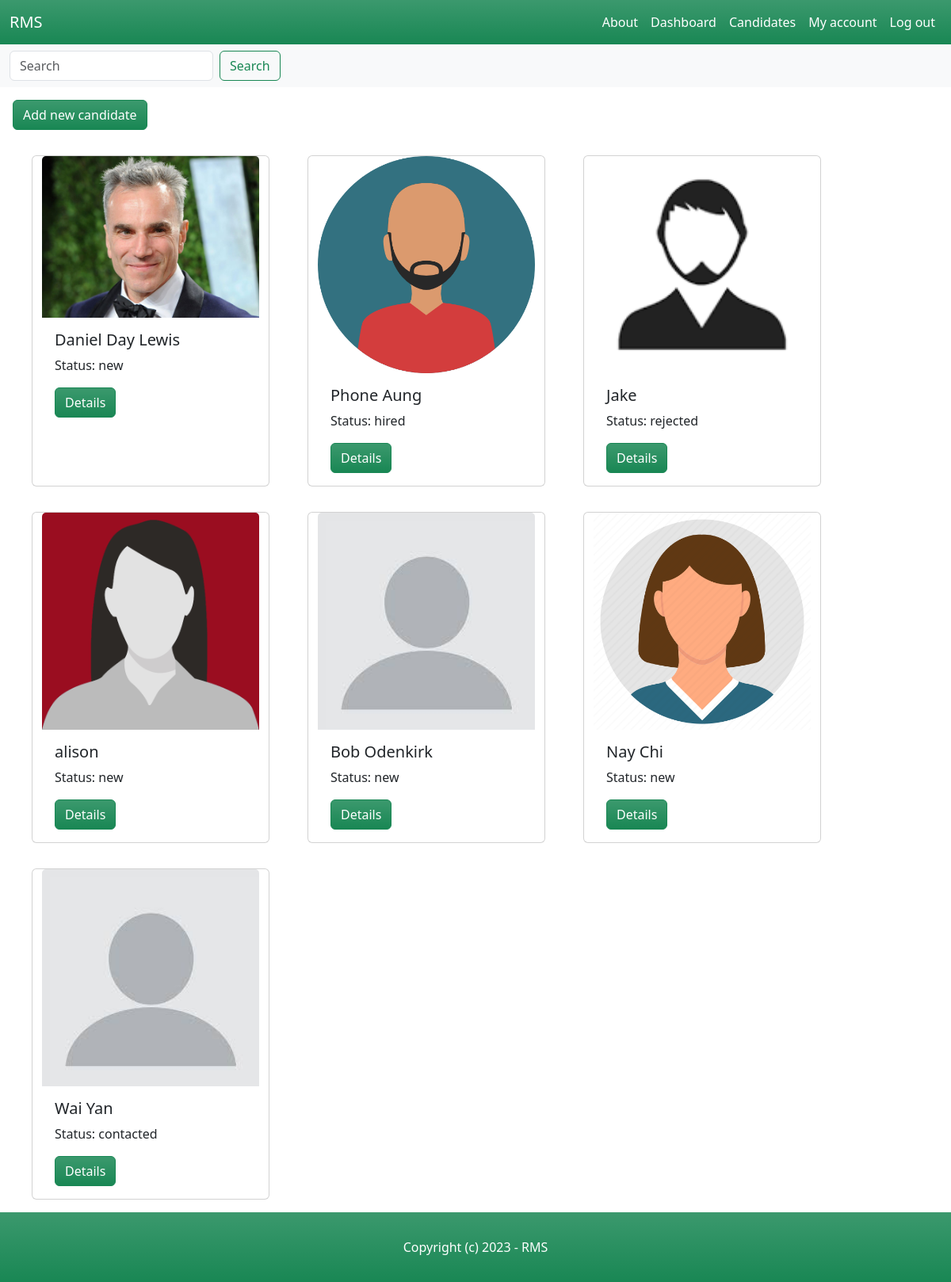
The app's page /dashboard/candidates/ (signed in), older data.
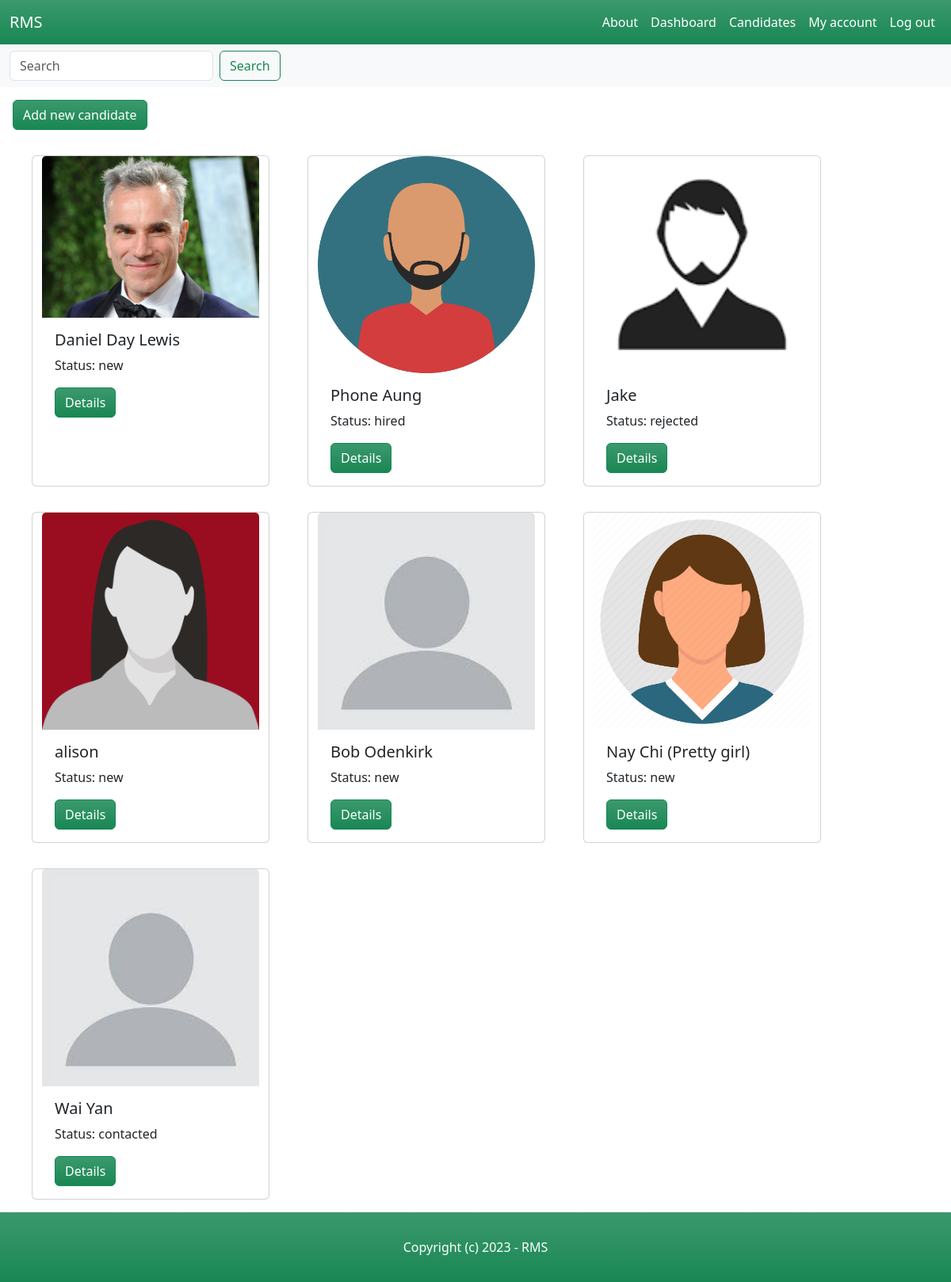
The same page, newer data.
### candidate/models.py (models this page shows, shortened)
class Candidate(models.Model):
    NEW = 'new'
    CONTACTED = 'contacted'
    INTERVIEWED = 'interviewed'
    HIRED = 'hired'
    REJECTED = 'rejected'
    CHOICES_STATUS = (
        (NEW, 'New'),
        (CONTACTED, 'Contacted'),
        (INTERVIEWED, 'Interviewed'),
        (HIRED, 'Hired'),
        (REJECTED, 'Rejected'),
    )
    name = models.CharField(max_length=255)
    description = models.TextField(blank=True, null=True)
    status = models.CharField(max_length=11, choices=CHOICES_STATUS, default=NEW)
    email = models.EmailField()
    phone = models.PositiveIntegerField()
    image = models.ImageField(upload_to='candidate_images', default='default_image.jpg', blank=True, null=True)
    resume = models.FileField(upload_to='resumes/', blank=True, null=True)
    is_active = models.BooleanField(default=True)
    created_by = models.ForeignKey(User, related_name='candidates', on_delete=models.CASCADE)
    created_at = models.DateTimeField(auto_now_add=True)
    modified_at = models.DateTimeField(auto_now=True)
    last_modified_by = models.ForeignKey(User, related_name='candidate', blank=True, null=True, on_delete=models.CASCADE)

### candidate/views.py (the view)
# urls.py: path('', views.candidates_list, name='candidates_list'),
@login_required
def candidates_list(request):
    candidates = Candidate.objects.filter(is_active=True)
    query = request.GET.get('query')
    if query:
        candidates = candidates.filter(name__icontains=query)
    return render(request, 'candidate/candidate_list.html', {
        'candidates': candidates,
        'query': query,
    })

### candidate/templates/candidate/candidate_list.html (shortened to what this page needs)
{% extends 'core/base.html' %}
{% block content %}
    <nav class="navbar bg-body-tertiary">
        <div class="container-fluid">
            <form method="get" action="{% url 'candidates_list' %}?query={{ query }}" class="d-flex" role="search">
                <input name="query" class="form-control me-2" type="search" placeholder="Search" aria-label="Search">
                <button class="btn btn-outline-success" type="submit">Search</button>
            </form>
        </div>
    </nav>
    <button class="mx-3 my-3 btn btn-success bg-gradient"><a class="nav-link text-white" href="{% url 'add_candidate' %}">Add new candidate</a></button>
    {% if candidates %}
    <div class="row mx-3">
        {% for candidate in candidates %}
        <div class="card mx-4 my-3" style="width: 300px;">
            <img src="{{ candidate.image.url }}" class="card-img-top" alt="{{ candidate.name }}">
            <div class="card-body">
                <h5 class="card-title">{{ candidate.name }}</h5>
                <p class="card-text">Status: {{ candidate.status }}</p>
                <a href="{% url 'candidate_details' candidate.id %}" class="btn btn-success bg-gradient">Details</a>
            </div>
        </div>
        {% endfor %}
    </div>
    {% else %}
        <div class="row mx-3">
            <p>no candidates found</p>
        </div>
    {% endif %}
{% endblock %}

### core/templates/core/base.html (shortened to what this page needs)
<!DOCTYPE html>
<html lang="en">
    <head>
        <link href="https://cdn.jsdelivr.net/npm/bootstrap@5.3.0/dist/css/bootstrap.min.css" rel="stylesheet">
    </head>
    <body>
        <nav class="navbar navbar-expand-lg bg-success bg-gradient">
            <div class="container-fluid">
                <a class="navbar-brand text-white" href="/">RMS</a>
                <div class="collapse navbar-collapse" id="navbarSupportedContent">
                    <ul class="navbar-nav ms-auto mb-2 mb-lg-0">
                        <li class="nav-item">
                            <a class="nav-link text-white" href="{% url 'about' %}">About</a>
                        </li>
                        {% if request.user.is_authenticated %}
                            <li class="nav-item">
                                <a class="nav-link active text-white" aria-current="page" href="{% url 'dashboard' %}">Dashboard</a>
                            </li>
                            <li class="nav-item">
                                <a class="nav-link text-white" href="{% url 'candidates_list' %}">Candidates</a>
                            </li>
                            <li class="nav-item">
                                <a class="nav-link text-white" href="#">My account</a>
                            </li>
                            <li class="nav-item">
                                <a class="nav-link text-white" href="{% url 'logout' %}">Log out</a>
                            </li>
                        {% endif %}
                    </ul>
                </div>
            </div>
        </nav>
        {% block content %}
        {% endblock %}
        <footer class="bg-success bg-gradient pt-3 pb-3">
            <div class="mt-3 text-center">
                <p class="text-white">Copyright (c) 2023 - RMS</p>
            </div>
        </footer>
    </body>
</html>

Row changes from the older to the newer data that the page shows:
changed Candidate: name "Nay Chi" → "Nay Chi (Pretty girl)"
